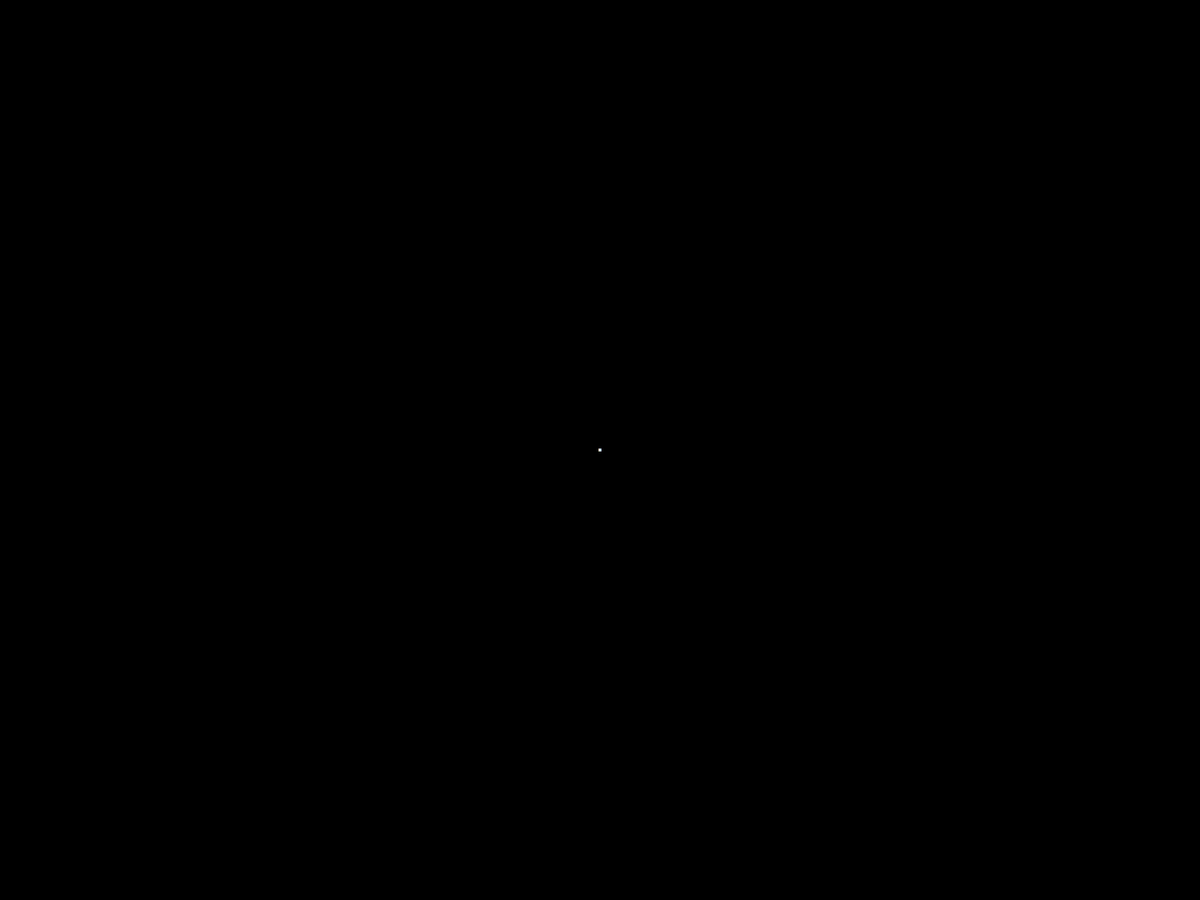
Frame 1 (no input)
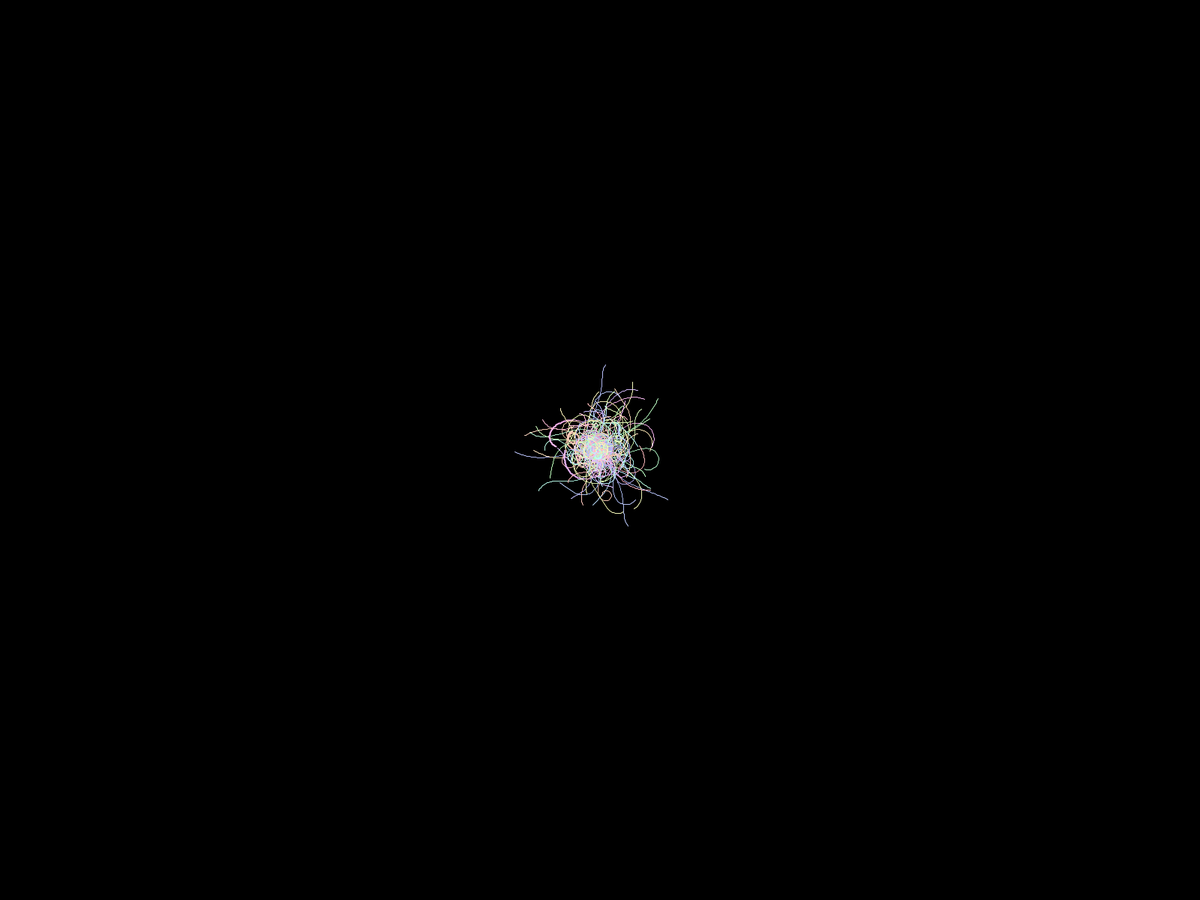
Frame 60 (the mouse pressed at the canvas centre just before this capture)
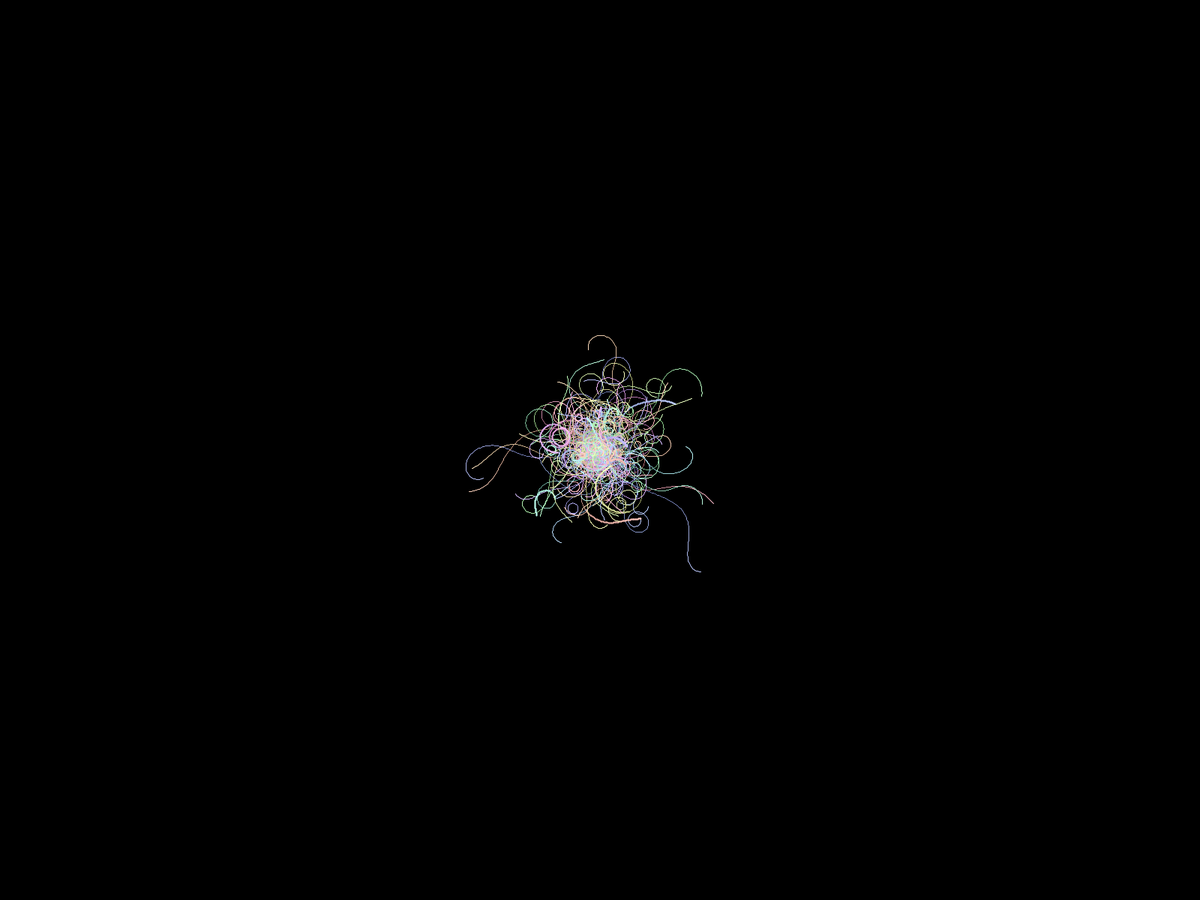
Frame 120 (the mouse held since frame 60 and released just before this capture)

The Processing sketch that drew these frames (run headless with seeded random() and noise(); from frame 60 on, the mouse is pressed at the canvas centre):

// Processing sketch: curvy_worms_3d
// ── curvy_worms_3d.pde
int moverCount = 200;
Mover[] movers = new Mover[moverCount];

void setup() {
  fullScreen();
  background(0);
  stroke(255);
  colorMode(HSB);
  
  for (int i = 0; i < moverCount; i++) {
    movers[i] = new Mover();
  }
}

public class Mover {
  float x = 0;
  float y = 0;
  float z = 0;
  float direction = random(PI*2);
  float direction_noise_coordinate = random(1000);
  float distance = random(1) + 1;
  float torque = random(1) + .5;
  color colour = color(floor(random(256)), 64, 255, 255);
  int stroke_width = 1;
  
  void move() {
    
    strokeWeight(stroke_width);
    stroke(colour);
    
    float new_x = distance * cos(direction) + x;
    float new_y = distance * sin(direction) + y;
    
    line(x, y, new_x, new_y);
    
    x = new_x;
    y = new_y;
    
    direction_noise_coordinate += 0.01;
    float direction_change = (noise(direction_noise_coordinate) - 0.5) * torque;
    direction += direction_change;
    
    if (random(1) > 0.999)
    {
      stroke_width += 1;
    }
  }
}

void draw() {
  
  loadPixels();
  for (int i = 0; i < pixels.length; i++) {    
   pixels[i] = color(hue(pixels[i]), saturation(pixels[i]), brightness(pixels[i]) - 1);
  }
  updatePixels();  
  
  translate(width/2, height/2);
  
  for (int i = 0; i < moverCount; i++) {
    movers[i].move();
  }
}
